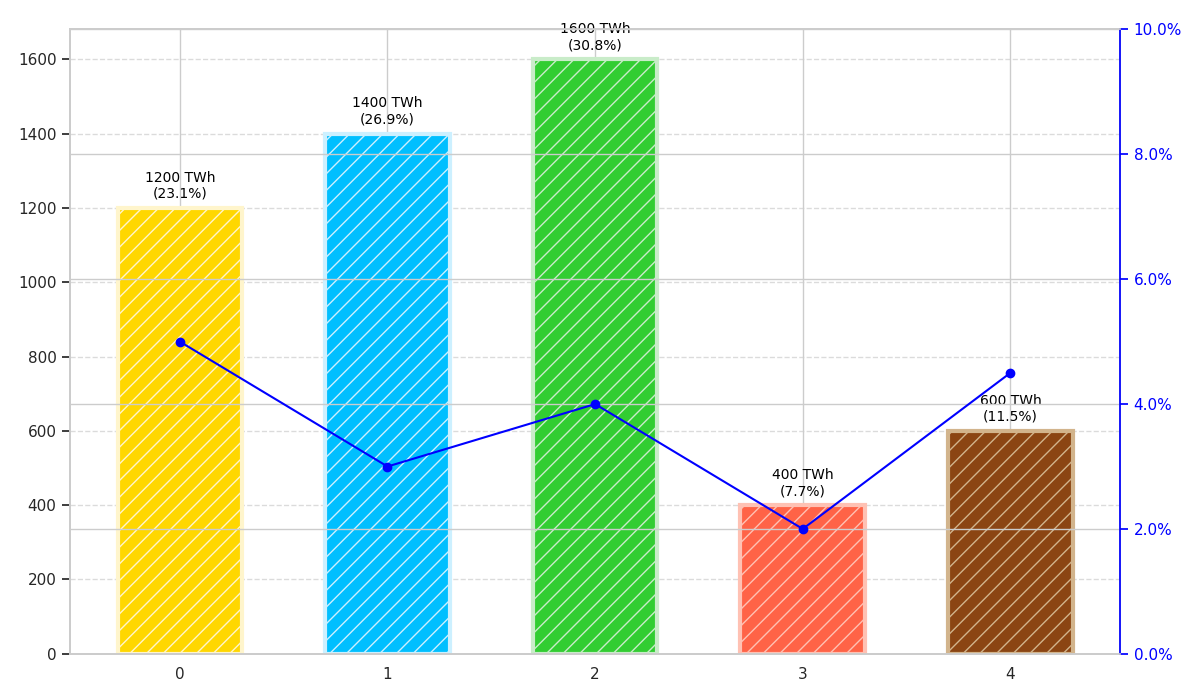

Reproduce this figure in Python.
import matplotlib.pyplot as plt
import numpy as np
from matplotlib.ticker import FuncFormatter

energy_production = np.array([1200, 1400, 1600, 400, 600])  # in TWh
growth_rates = np.array([0.05, 0.03, 0.04, 0.02, 0.045])  # hypothetical growth rates
base_colors = ['#FFD700', '#00BFFF', '#32CD32', '#FF6347', '#8B4513']
gradient_colors = ['#FFF5CC', '#CCF0FF', '#C9ECC9', '#FFC1B3', '#D2B48C']

positions = np.arange(len(energy_production))

fig, ax1 = plt.subplots(figsize=(12, 7))

for idx, (base_color, grad_color) in enumerate(zip(base_colors, gradient_colors)):
    ax1.bar(positions[idx], energy_production[idx], color=base_color, edgecolor=grad_color, linewidth=3, hatch='//', width=0.6)

total_production = np.sum(energy_production)
for idx, bar in enumerate(ax1.patches):
    height = bar.get_height()
    percentage = (height / total_production) * 100
    ax1.annotate(f'{height} TWh\n({percentage:.1f}%)',
                 xy=(bar.get_x() + bar.get_width() / 2, height),
                 xytext=(0, 5),
                 textcoords="offset points",
                 ha='center', va='bottom',
                 fontsize=10, color='black')

ax1.yaxis.grid(True, linestyle='--', alpha=0.7)

ax2 = ax1.twinx()
ax2.plot(positions, growth_rates * 100, color='blue', linestyle='-', marker='o')
ax2.set_ylim(0, 10)
ax2.yaxis.set_major_formatter(FuncFormatter(lambda y, _: f'{y:.1f}%'))
ax2.spines['right'].set_color('blue')
ax2.tick_params(axis='y', colors='blue')

plt.tight_layout()
plt.show()
